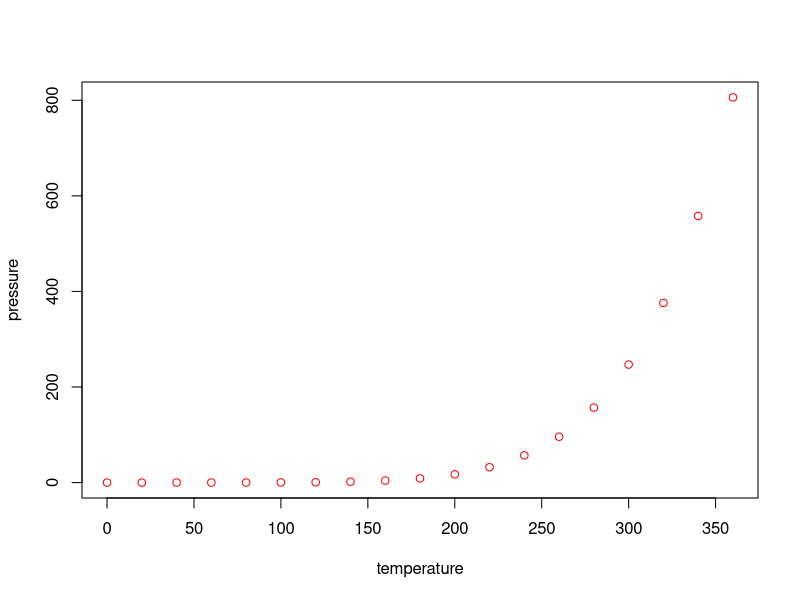
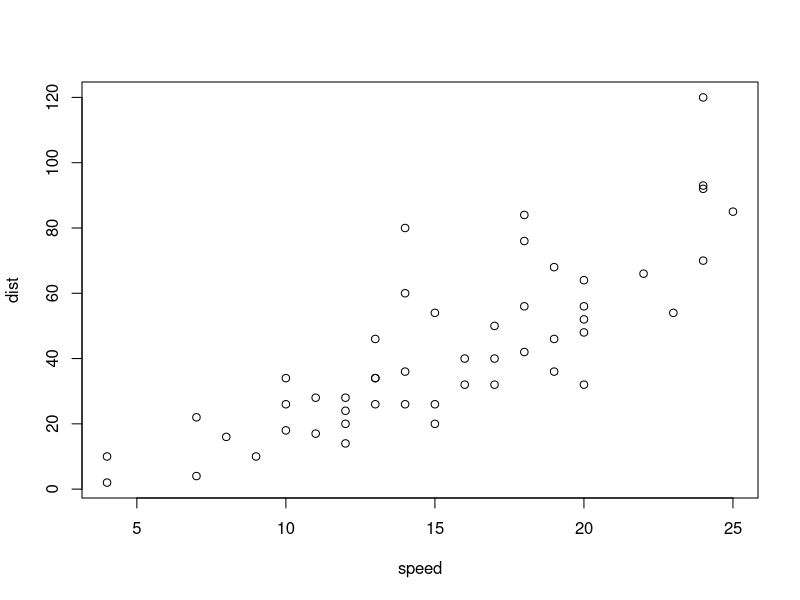
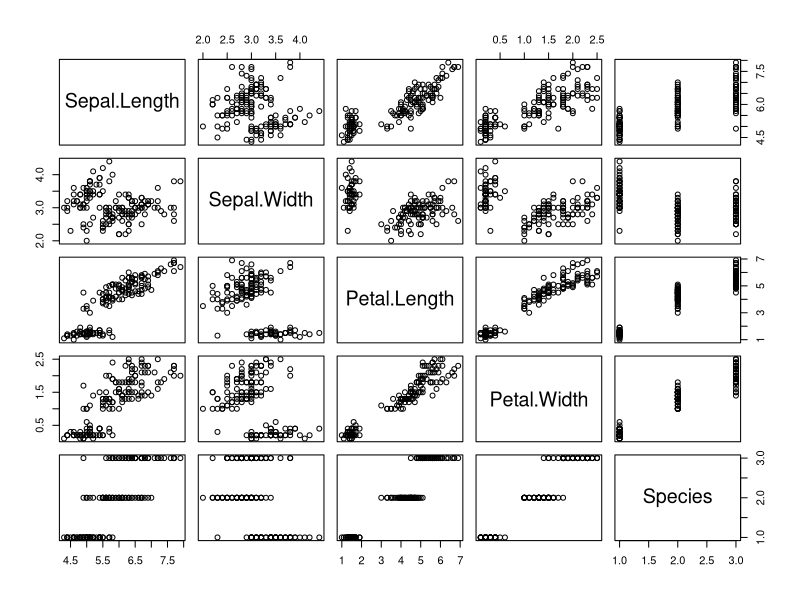

Write R code to recreate these figures, in order. (Note: this script raises an error after producing the figures.)
## ---- chunk 1
knitr::opts_chunk$set(echo = TRUE)
## ---- chunk 2
summary(cars)
## ---- chunk 3
plot(pressure, col = "red")

plot(cars)
## ---- chunk 4
plot(iris)
## ---- chunk 5
ggplot(data = mpg, aes(x = cty, y = hwy, color = "red"))

ggplot(data = cars, aes(x = speed, y = dist, colour = "blue"))

last_plot() #Returns the last plot.

ggsave("plot.png", width = 5, height = 5) # Saves last plot as 5’ x 5’ file named "plot.png" in working directory. Matches file type to file extension.
## ---- chunk 6
iris %>% ggplot() + geom_point(aes (x = Sepal.Length, y = Sepal.Width), col = "red")
## ---- chunk 7
a <- ggplot(economics, aes(date, unemploy, lintype = 1))
a

b <- ggplot(seals, aes(x = long, y = lat))
b

#a + geom_blank()

## ---- chunk 8
economics %>% ggplot() + geom_point(aes(x = date, y = unemploy), col = "blue")
## ---- chunk 9
seals %>% ggplot() + geom_point((aes(x = lat, y = long)), col = "pink") 

## ---- chunk 10
#a + expand_limits()

b + geom_curve(aes(yend = lat + 1, xend = long + 1), curvature = 1)

a + geom_path(lineend = "butt", linejoin = "round", linemitre = 1)

a + geom_polygon(aes(alpha = 10, col = "blue"))

b + geom_rect(aes(xmin = long, ymin = lat,xmax = long + 1, ymax = lat + 1))

a + geom_ribbon(aes(ymin = unemploy - 900, ymax = unemploy + 900, color = "red"))
